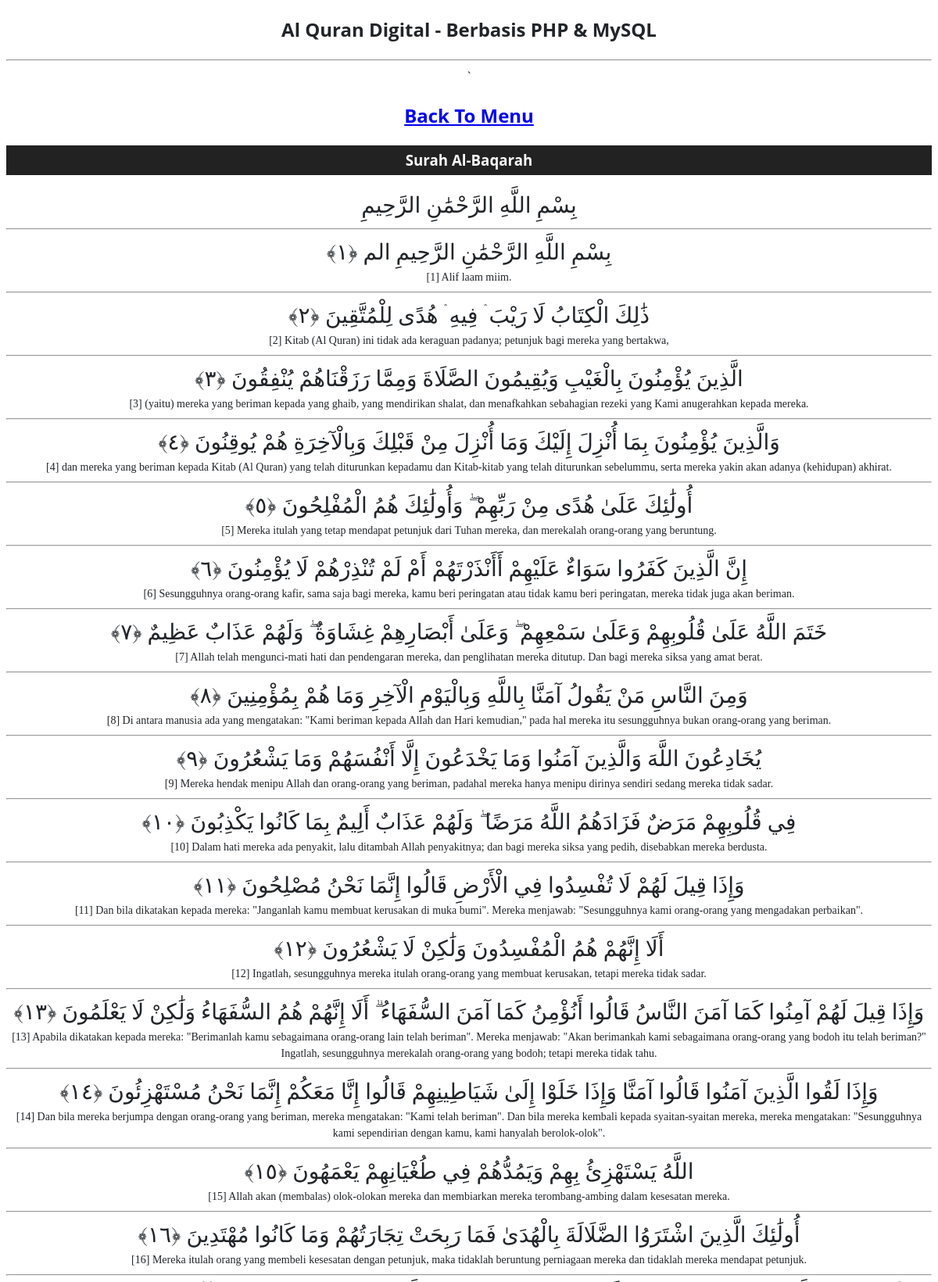
Screenshot of /index.php?surat=2&nama=Surah Al-Baqarah (upper part) with the database file from the repository.
### tables this page shows
CREATE TABLE IF NOT EXISTS `ArabicQuran` (
	`index` INTEGER NOT NULL AUTO_INCREMENT,
	`DatabaseID` SMALLINT NOT NULL,
	`surat` INTEGER NOT NULL,
	`ayat` INTEGER NOT NULL,
	`text` TEXT NOT NULL,
	PRIMARY KEY (`index`) 
);

CREATE TABLE IF NOT EXISTS `IndonesianQuran` (
	`index` INTEGER NOT NULL AUTO_INCREMENT,
	`DatabaseID` SMALLINT NOT NULL,
	`surat` INTEGER NOT NULL,
	`ayat` INTEGER NOT NULL,
	`text` TEXT NOT NULL,
	PRIMARY KEY (`index`) 
);

### database/config.php (called while the page is built, shortened)
<?php
function database($sql){
	$db = new mysqli("localhost", "root", "", "quran");
	$db->query("SET NAMES 'utf8'");
	$db->query('SET CHARACTER SET utf8');
	if(!$result = $db->query($sql)){
    		die('There was an error running the query [' . $db->error . ']');
	}
	$return = array();
	while($row = $result->fetch_array()){
    		$return[] = $row;
	}
	return $return;
}
?>

### tampil_surah.php (the view, shortened to what this page needs)
 <?php
 function show_quran($surat, $nama=''){
	echo '<h2><a href="index.php">Back To Menu</a></h2>';
	echo '<center><h3>'.$nama.'</h3></center>';
	if($surat > 1) {
		echo '<p class ="arabic_center">'.mb_strtolower('بِسْمِ اللَّهِ الرَّحْمَٰنِ الرَّحِيمِ').'</p>';
		echo '<hr />';
	}
	$data = database("SELECT A.text as arabic, B.text as indonesia FROM ArabicQuran A LEFT OUTER JOIN IndonesianQuran B ON A.index=B.index WHERE A.surat = $surat");
	$ayat = 1;
	foreach($data as $d){
    		$str = mb_strtolower($d['arabic']);
  		echo '<p class ="arabic">'. $str .' ﴿'.format_arabic_number($ayat).'﴾</p>';
		echo '<p class ="latin">'.'['.$ayat.'] '.$d['indonesia'] .'</p>';
		echo '<hr />';
		$ayat++;
	}
}
 ?>

### index.php (shortened to what this page needs)
<!DOCTYPE html>
<html >
<head>
	<link rel="stylesheet" type="text/css" href="css/arabic.css">
	<link rel="stylesheet" type="text/css" href="css/main.css">
	<link rel="stylesheet" type="text/css" href="css/table.css">
</head>
<body style="text-align:center">
 <h2>Al Quran Digital - Berbasis PHP & MySQL</h2><hr/>
 <table style="width:100%" class="table1">
 </head>
<body>
<?php
include 'database/config.php';
$surat = isset($_GET['surat']) ? $_GET['surat'] : 0;
$nama = isset($_GET['nama']) ? $_GET['nama'] : '';
if($surat == 0)
	show_daftar();
else
	show_quran($surat, $nama);
function format_arabic_number($number){
	$arabic_number = array('٠','١','٢','٣','٤','٥','٦','٧','٨','٩');
	$jum_karakter = strlen($number);
	$temp = "";
	for($i = 0; $i < $jum_karakter; $i++){
		$char = substr($number, $i, 1);
		$temp .= $arabic_number[$char];
	}
	return '<span class="arabic_number">'.$temp.'</span>';
}
?>
</body>
</html>

### css/arabic.css (style rules this page uses)
h3 { background:#222; color:#f9f9f9; padding:5px; }
.arabic { font-family: 'Uthmani', serif; font-size: 28px; font-weight: normal; direction:rtl; padding : 0 5px; margin : 0; }
.arabic_number { font-size: 28px; font-weight: normal; }
.arabic_center { font-family: 'Uthmani', serif; font-size: 28px; font-weight: normal; text-align:center; padding : 0 5px; margin : 0; }
.latin { font-family: serif; font-size: 14px; font-weight: normal; direction:ltr; padding : 0; margin : 0; }

### css/main.css (style rules this page uses)
body { font-family: "Open Sans", sans-serif; line-height: 1.25; font-weight: 400; line-height: 1.5; color: #212529; text-align: left; }
table { border: 1px solid #ccc; border-collapse: collapse; margin: 0; padding: 0; width: 100%; table-layout: fixed; }

### css/table.css (style rules this page uses)
.table1, th, td { padding: 8px 20px; text-align: left; }

### rows the page displays
arabicquran: text "بِسْمِ اللَّهِ الرَّحْمَٰنِ الرَّحِيمِ الم", temp "١", indonesianquran.text "Alif laam miim."
arabicquran: text "ذَٰلِكَ الْكِتَابُ لَا رَيْبَ ۛ فِيهِ ۛ هُدًى لِلْمُتَّقِينَ", temp "٢", indonesianquran.text "Kitab (Al Quran) ini tidak ada keraguan padanya; petunjuk bagi mereka yang bertakwa,"
arabicquran: text "الَّذِينَ يُؤْمِنُونَ بِالْغَيْبِ وَيُقِيمُونَ الصَّلَاةَ وَمِمَّا رَزَقْنَاهُمْ يُنْفِقُونَ", temp "٣", indonesianquran.text "(yaitu) mereka yang beriman kepada yang ghaib, yang mendirikan shalat, dan menafkahkan sebahagian rezeki yang Kami anugerahkan kepada mereka."
arabicquran: text "وَالَّذِينَ يُؤْمِنُونَ بِمَا أُنْزِلَ إِلَيْكَ وَمَا أُنْزِلَ مِنْ قَبْلِكَ وَبِالْآخِرَةِ هُمْ يُوقِنُونَ", temp "٤", indonesianquran.text "dan mereka yang beriman kepada Kitab (Al Quran) yang telah diturunkan kepadamu dan Kitab-kitab yang telah diturunkan sebelummu, serta mereka yakin akan adanya (kehidupan) akhirat."
arabicquran: text "أُولَٰئِكَ عَلَىٰ هُدًى مِنْ رَبِّهِمْ ۖ وَأُولَٰئِكَ هُمُ الْمُفْلِحُونَ", temp "٥", indonesianquran.text "Mereka itulah yang tetap mendapat petunjuk dari Tuhan mereka, dan merekalah orang-orang yang beruntung."
arabicquran: text "إِنَّ الَّذِينَ كَفَرُوا سَوَاءٌ عَلَيْهِمْ أَأَنْذَرْتَهُمْ أَمْ لَمْ تُنْذِرْهُمْ لَا يُؤْمِنُونَ", temp "٦", indonesianquran.text "Sesungguhnya orang-orang kafir, sama saja bagi mereka, kamu beri peringatan atau tidak kamu beri peringatan, mereka tidak juga akan beriman."
arabicquran: text "خَتَمَ اللَّهُ عَلَىٰ قُلُوبِهِمْ وَعَلَىٰ سَمْعِهِمْ ۖ وَعَلَىٰ أَبْصَارِهِمْ غِشَاوَةٌ ۖ وَلَهُمْ عَذَابٌ عَظِيمٌ", temp "٧", indonesianquran.text "Allah telah mengunci-mati hati dan pendengaran mereka, dan penglihatan mereka ditutup. Dan bagi mereka siksa yang amat berat."
arabicquran: text "وَمِنَ النَّاسِ مَنْ يَقُولُ آمَنَّا بِاللَّهِ وَبِالْيَوْمِ الْآخِرِ وَمَا هُمْ بِمُؤْمِنِينَ", temp "٨", indonesianquran.text "Di antara manusia ada yang mengatakan: \"Kami beriman kepada Allah dan Hari kemudian,\" pada hal mereka itu sesungguhnya bukan orang-orang yang beriman."
arabicquran: text "يُخَادِعُونَ اللَّهَ وَالَّذِينَ آمَنُوا وَمَا يَخْدَعُونَ إِلَّا أَنْفُسَهُمْ وَمَا يَشْعُرُونَ", temp "٩", indonesianquran.text "Mereka hendak menipu Allah dan orang-orang yang beriman, padahal mereka hanya menipu dirinya sendiri sedang mereka tidak sadar."
arabicquran: text "فِي قُلُوبِهِمْ مَرَضٌ فَزَادَهُمُ اللَّهُ مَرَضًا ۖ وَلَهُمْ عَذَابٌ أَلِيمٌ بِمَا كَانُوا يَكْذِبُونَ", temp "١٠", indonesianquran.text "Dalam hati mereka ada penyakit, lalu ditambah Allah penyakitnya; dan bagi mereka siksa yang pedih, disebabkan mereka berdusta."
arabicquran: text "وَإِذَا قِيلَ لَهُمْ لَا تُفْسِدُوا فِي الْأَرْضِ قَالُوا إِنَّمَا نَحْنُ مُصْلِحُونَ", temp "١١", indonesianquran.text "Dan bila dikatakan kepada mereka: \"Janganlah kamu membuat kerusakan di muka bumi\". Mereka menjawab: \"Sesungguhnya kami orang-orang yang mengadakan perbaikan\"."
arabicquran: text "أَلَا إِنَّهُمْ هُمُ الْمُفْسِدُونَ وَلَٰكِنْ لَا يَشْعُرُونَ", temp "١٢", indonesianquran.text "Ingatlah, sesungguhnya mereka itulah orang-orang yang membuat kerusakan, tetapi mereka tidak sadar."
arabicquran: text "وَإِذَا قِيلَ لَهُمْ آمِنُوا كَمَا آمَنَ النَّاسُ قَالُوا أَنُؤْمِنُ كَمَا آمَنَ السُّفَهَاءُ ۗ أَلَا إِنَّهُمْ هُمُ السُّفَهَاءُ وَلَٰكِنْ لَا يَعْلَمُونَ", temp "١٣", indonesianquran.text "Apabila dikatakan kepada mereka: \"Berimanlah kamu sebagaimana orang-orang lain telah beriman\". Mereka menjawab: \"Akan berimankah kami sebagaimana orang-orang yang bodoh itu telah beriman?\" Ingatlah, sesungguhnya merekalah orang-orang yang bodoh; tetapi mereka tidak tahu."
arabicquran: text "وَإِذَا لَقُوا الَّذِينَ آمَنُوا قَالُوا آمَنَّا وَإِذَا خَلَوْا إِلَىٰ شَيَاطِينِهِمْ قَالُوا إِنَّا مَعَكُمْ إِنَّمَا نَحْنُ مُسْتَهْزِئُونَ", temp "١٤", indonesianquran.text "Dan bila mereka berjumpa dengan orang-orang yang beriman, mereka mengatakan: \"Kami telah beriman\". Dan bila mereka kembali kepada syaitan-syaitan mereka, mereka mengatakan: \"Sesungguhnya kami sependirian dengan kamu, kami hanyalah berolok-olok\"."
arabicquran: text "اللَّهُ يَسْتَهْزِئُ بِهِمْ وَيَمُدُّهُمْ فِي طُغْيَانِهِمْ يَعْمَهُونَ", temp "١٥", indonesianquran.text "Allah akan (membalas) olok-olokan mereka dan membiarkan mereka terombang-ambing dalam kesesatan mereka."
arabicquran: text "أُولَٰئِكَ الَّذِينَ اشْتَرَوُا الضَّلَالَةَ بِالْهُدَىٰ فَمَا رَبِحَتْ تِجَارَتُهُمْ وَمَا كَانُوا مُهْتَدِينَ", temp "١٦", indonesianquran.text "Mereka itulah orang yang membeli kesesatan dengan petunjuk, maka tidaklah beruntung perniagaan mereka dan tidaklah mereka mendapat petunjuk."

### other values shown
$nama "Surah Al-Baqarah"
mb_strtolower('بِسْمِ اللَّهِ الرَّحْمَٰنِ الرَّحِيمِ') "بِسْمِ اللَّهِ الرَّحْمَٰنِ الرَّحِيمِ"
